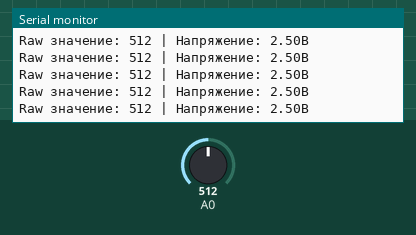
A sketch run on a simulated Arduino Uno, built with avr-gcc and run on an emulated ATmega328P. Shown: the last lines printed to the serial monitor. The test bench sets the inputs (shaded band); at power-on: A0 = 512.

Above: at 2.8 s.
2.9 s: A0 set to 986
At 3.3 s:
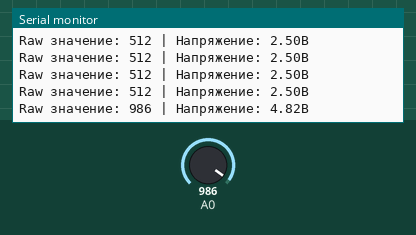
5.9 s: A0 set to 1007
At 6.1 s:
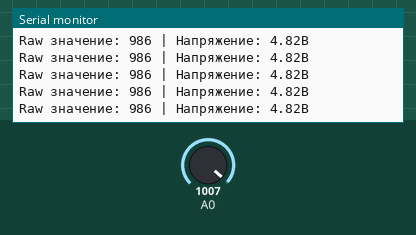
Timing chart, 0 to 8.9 s (numbered marks = the images above; inputs shaded):
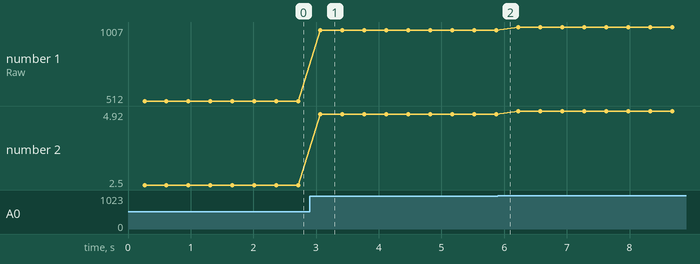

Measured:
- after the input at 2.9 s, the serial monitor: prints a new line after 0.17 s (image 1)
- plotted number 1: 512 → 986 after the input at 2.9 s, 986 → 1007 after the input at 5.9 s
- plotted number 2: 2.5 → 4.82 after the input at 2.9 s, 4.82 → 4.92 after the input at 5.9 s

The sketch:

calibration_firmware.ino
```cpp
/*
 * ПРОВЕРОЧНАЯ ПРОШИВКА для калибровки беспроводных кнопок
 *
 * Подключение:
 * - Сигнальный провод от блока кнопок к пину A0
 * - GND блока кнопок к GND Arduino
 *
 * Инструкция:
 * 1. Загрузить эту прошивку в Arduino
 * 2. Открыть Serial Monitor (скорость 9600)
 * 3. По очереди нажимать кнопки пульта
 * 4. Записать значения Raw для каждой кнопки
 * 5. Использовать записанные значения в основной прошивке
 *
 * Автор: [Твой канал]
 */

void setup() {
  Serial.begin(9600);
  Serial.println("=================================");
  Serial.println("    КАЛИБРОВКА КНОПОК ПУЛЬТА    ");
  Serial.println("=================================");
  Serial.println("Подключи сигнальный провод к A0");
  Serial.println("Нажимай кнопки и записывай значения:");
  Serial.println("");
}

void loop() {
  int rawValue = analogRead(A0);
  float voltage = rawValue * (5.0 / 1023.0);

  // Показываем значения только при нажатии кнопок
  if (rawValue > 50) {  // Игнорируем шум
    Serial.print("Raw значение: ");
    Serial.print(rawValue);
    Serial.print(" | Напряжение: ");
    Serial.print(voltage, 2);
    Serial.println("В");
    delay(300);  // Защита от спама
  }

  delay(50);
}
```
